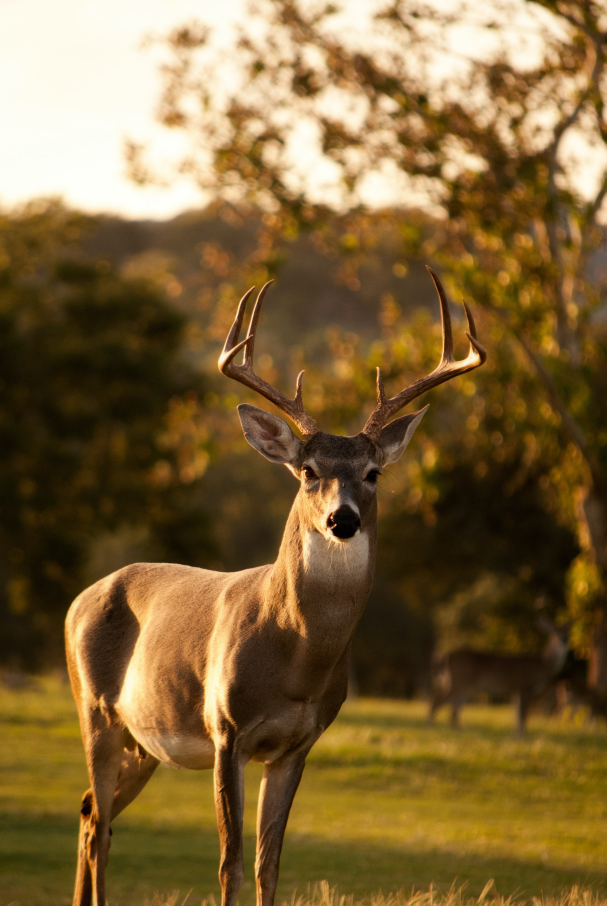
#> input picture OpenCv/Images/deer.jpg, 2425 x 3622 px, found by its file name (shown at 1/4 size)
$ python threshoalding.py
#> lines starting #> are read from the running program, lines starting #| are printed output that depends on the picture; after the words box and inside, x2 and y2 are one past the last pixel; in counts of white or black regions, pixels touching at a corner belong together
import cv2 as cv

image = cv.imread("OpenCv\Images\deer.jpg")
#> image is the input picture: shape (3622, 2425, 3); mean B, G, R 57.6, 100.4, 126.1
img = cv.resize(image,(450,672))
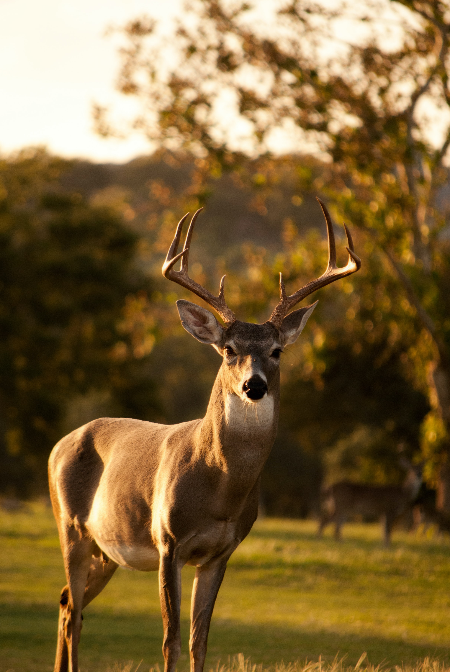
#> img: shape (672, 450, 3); mean B, G, R 57.5, 100.3, 126

gray = cv.cvtColor(img, cv.COLOR_BGR2GRAY)
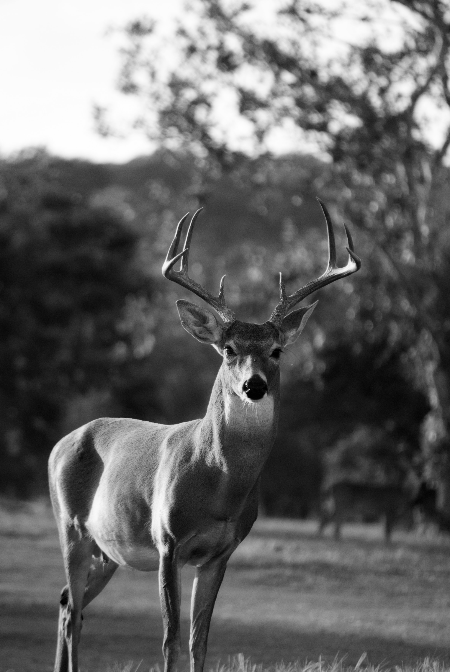
#> gray: shape (672, 450); min 0, max 254, mean 103.1
cv.imshow("gray",gray)

# simple thresholding
threshold , thres = cv.threshold(gray, 90, 225, cv.THRESH_BINARY)
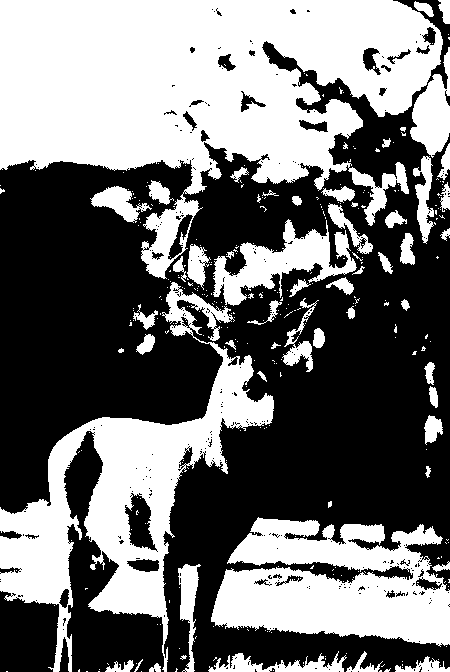
#> thres: shape (672, 450); values 0 (black) and 225 (white), 45% white; 323 white regions (267 under 20 px), largest, box (x1, y1, x2, y2) and area: (0, 0, 443, 279) 67190, (0, 282, 274, 672) 28369, (211, 517, 450, 647) 20555
cv.imshow("threshold", thres)

# inverse thresholding
threshold , thres = cv.threshold(gray, 90, 225, cv.THRESH_BINARY_INV)
cv.imshow("threshold_inverse", thres)


# adaptive thresholding
adaptive_threshold = cv.adaptiveThreshold(gray,225,cv.ADAPTIVE_THRESH_GAUSSIAN_C,cv.THRESH_BINARY,11,3)
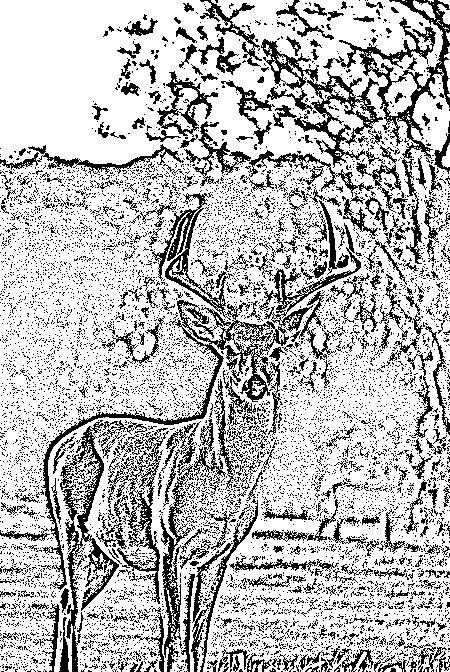
#> adaptive_threshold: shape (672, 450); values 0 (black) and 225 (white), 73.9% white; black in thin lines or dots
cv.imshow("adaptive_threshold",adaptive_threshold)

cv.waitKey(2200)

$ run again, with OpenCv/Images/b1.jpg copied over OpenCv/Images/deer.jpg
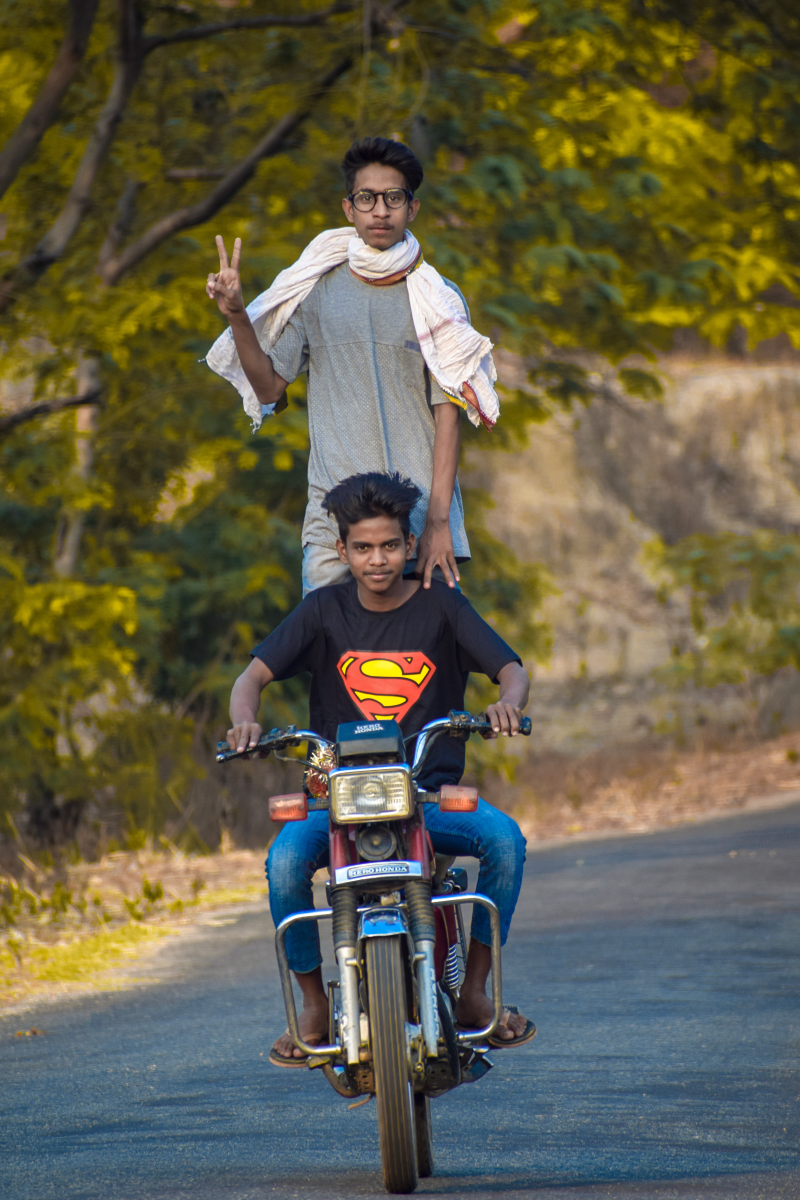
#> input picture OpenCv/Images/b1.jpg, 4000 x 6000 px, found by its file name (shown at 1/5 size)
#> image is the input picture: shape (6000, 4000, 3); mean B, G, R 72.4, 94.5, 98.4
#> `threshold , thres = cv.threshold(gray, 90, 225, cv.THRESH_BINARY)`:
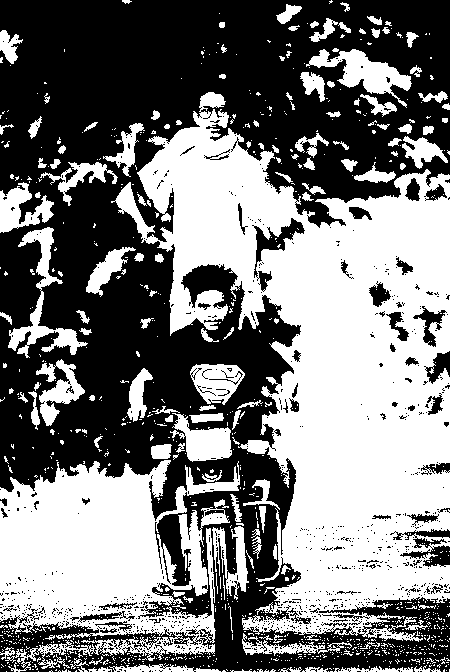
#> thres: shape (672, 450); values 0 (black) and 225 (white), 47.8% white; 990 white regions (856 under 20 px), largest, box (x1, y1, x2, y2) and area: (111, 92, 450, 642) 86328, (0, 460, 240, 672) 29953, (8, 227, 88, 358) 2288
#> `adaptive_threshold = cv.adaptiveThreshold(gray,225,cv.ADAPTIVE_THRESH_..`:
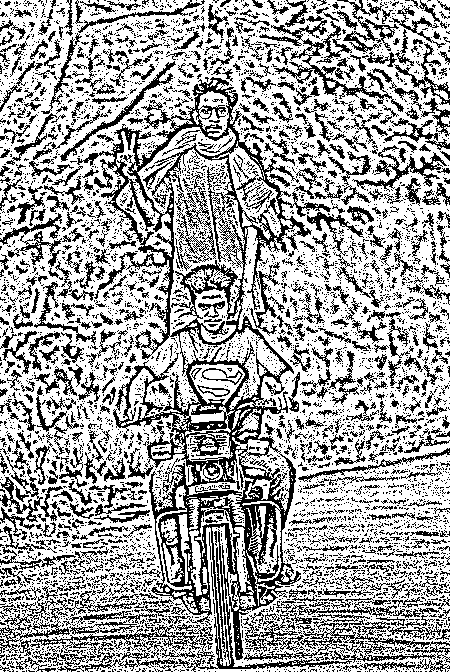
#> adaptive_threshold: shape (672, 450); values 0 (black) and 225 (white), 65% white; black in thin lines or dots

$ run again, with OpenCv/Images/c1.jpg copied over OpenCv/Images/deer.jpg
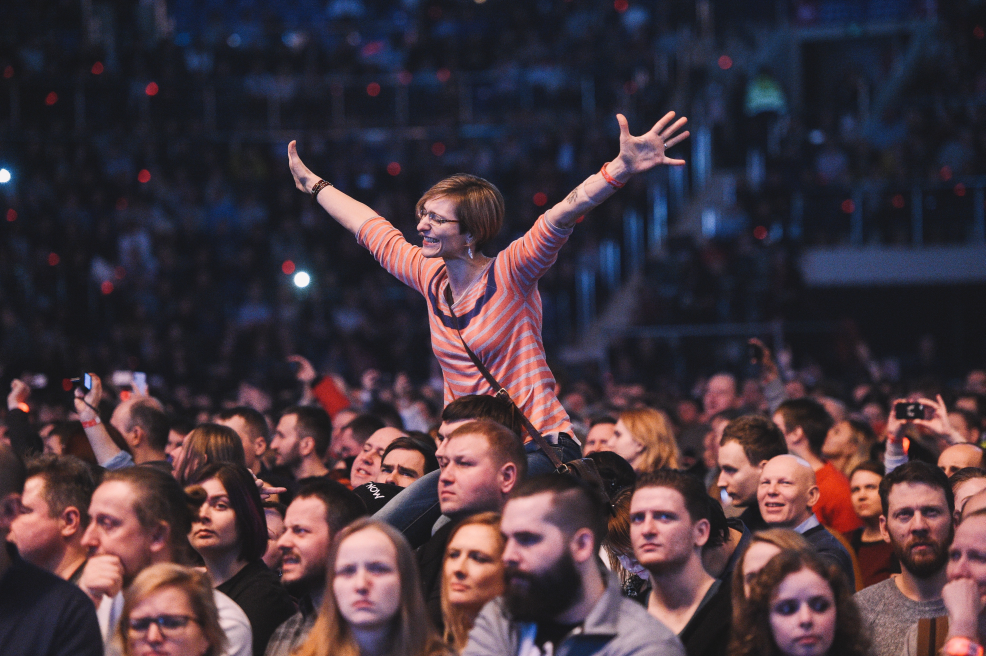
#> input picture OpenCv/Images/c1.jpg, 4928 x 3280 px, found by its file name (shown at 1/5 size)
#> image is the input picture: shape (3280, 4928, 3); mean B, G, R 62.7, 54.7, 70.2
#> `threshold , thres = cv.threshold(gray, 90, 225, cv.THRESH_BINARY)`:
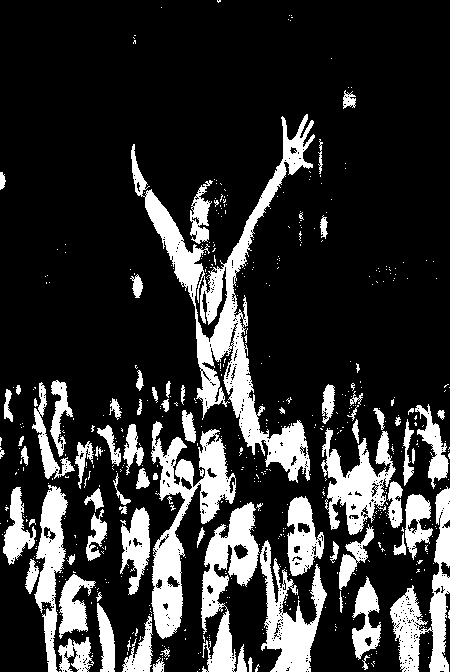
#> thres: shape (672, 450); values 0 (black) and 225 (white), 19.8% white; 570 white regions (491 under 20 px), largest, box (x1, y1, x2, y2) and area: (131, 114, 315, 483) 12172, (151, 421, 236, 639) 6412, (201, 502, 260, 672) 4390
#> `adaptive_threshold = cv.adaptiveThreshold(gray,225,cv.ADAPTIVE_THRESH_..`:
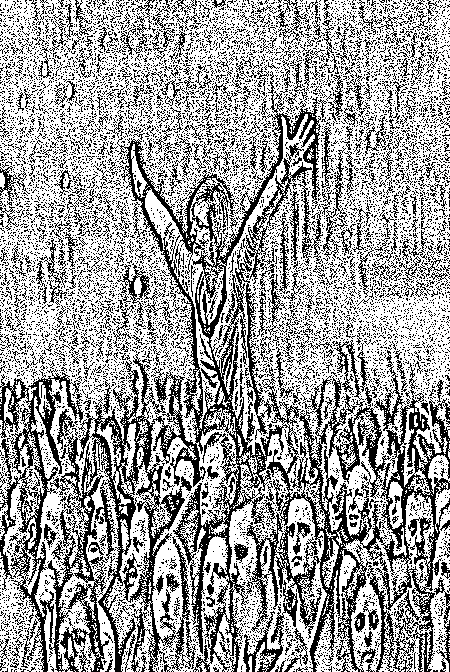
#> adaptive_threshold: shape (672, 450); values 0 (black) and 225 (white), 62.9% white; black in thin lines or dots

$ run again, with OpenCv/Images/c2.jpg copied over OpenCv/Images/deer.jpg
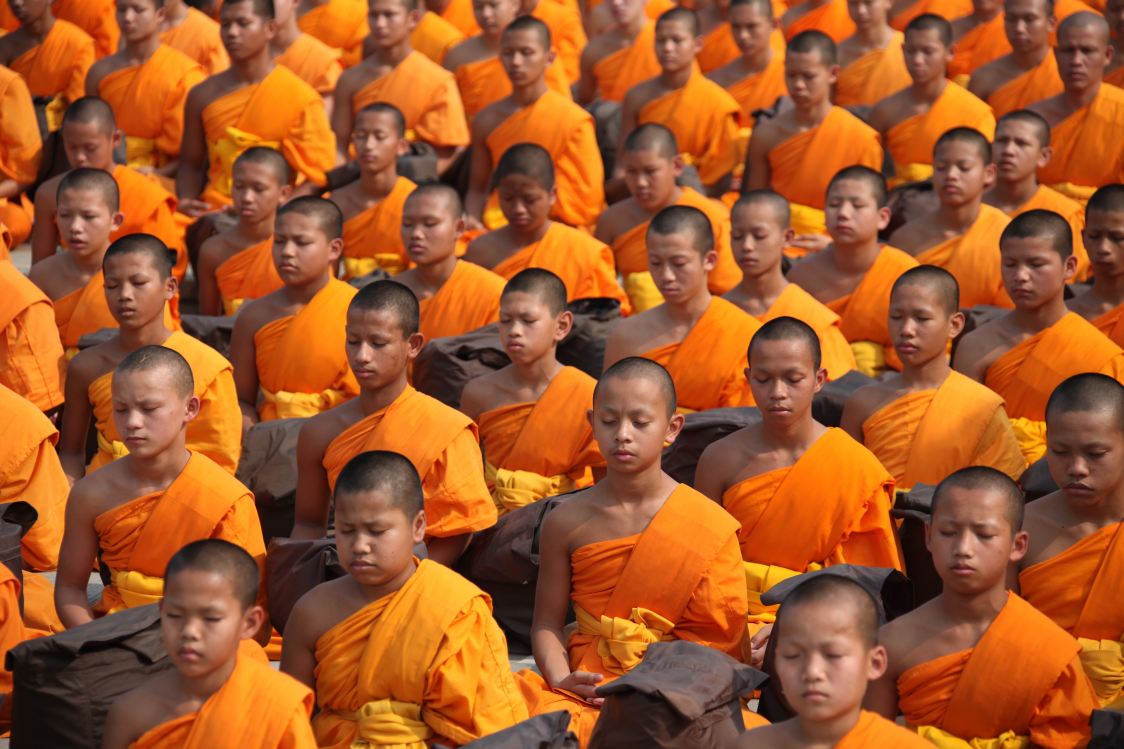
#> input picture OpenCv/Images/c2.jpg, 5616 x 3744 px, found by its file name (shown at 1/5 size)
#> image is the input picture: shape (3744, 5616, 3); mean B, G, R 41.6, 87.8, 160.6
#> `threshold , thres = cv.threshold(gray, 90, 225, cv.THRESH_BINARY)`:
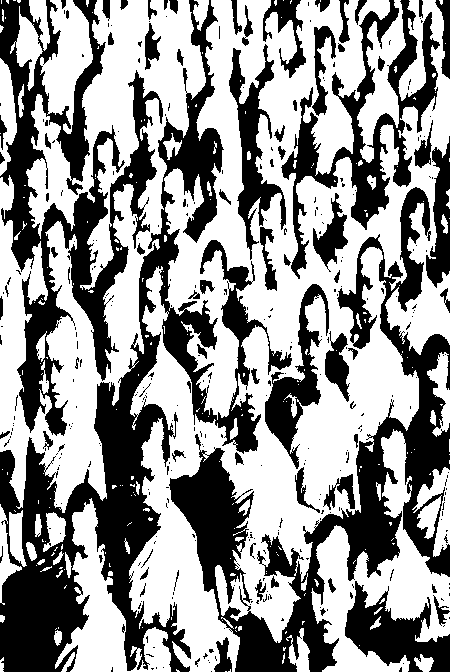
#> thres: shape (672, 450); values 0 (black) and 225 (white), 58.2% white; 350 black regions (269 under 20 px), largest, box (x1, y1, x2, y2) and area: (0, 0, 292, 672) 39164, (169, 187, 450, 672) 29120, (0, 0, 163, 436) 22072
#> `adaptive_threshold = cv.adaptiveThreshold(gray,225,cv.ADAPTIVE_THRESH_..`:
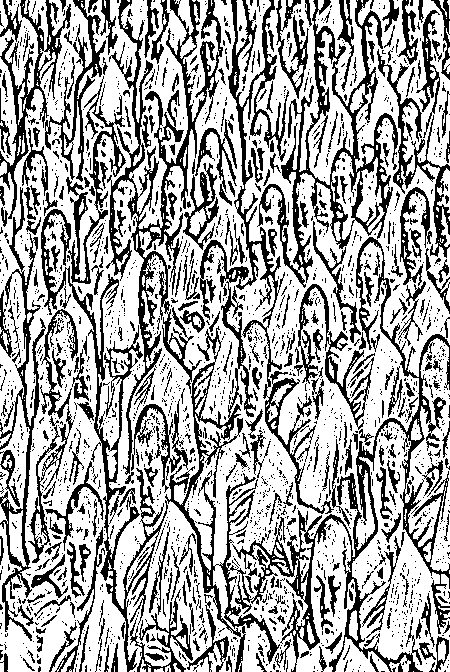
#> adaptive_threshold: shape (672, 450); values 0 (black) and 225 (white), 65.9% white; 2171 black regions (1814 under 20 px), largest, box (x1, y1, x2, y2) and area: (41, 0, 450, 672) 28290, (106, 0, 223, 475) 9632, (257, 0, 398, 288) 7674
